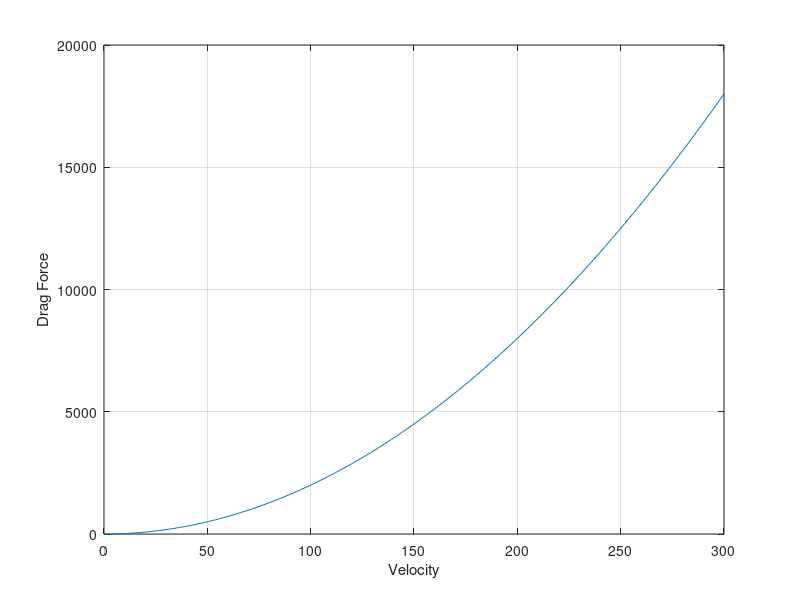

The MATLAB script that drew this image:
Fd=input('Enter the drag force\n');
p=input('Enter the air density\n');
V=input('Enter the velocity\n');
A=input('Enter the surface area\n');

Cd=Fd/(p*V^2*A/2); %Calculate Cd from inputed data
fprintf('Drag coefficient=%d',Cd);
V=0:1:300;
Fd=Cd.*p.*(V.^2).*A./2;
plot(V,Fd)
grid
xlabel('Velocity')
ylabel('Drag Force')